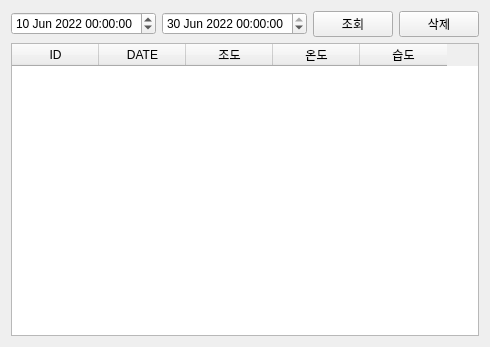
<?xml version="1.0" encoding="UTF-8"?>
<ui version="4.0">
 <class>Tab6DataBase</class>
 <widget class="QWidget" name="Tab6DataBase">
  <property name="geometry">
   <rect>
    <x>0</x>
    <y>0</y>
    <width>461</width>
    <height>347</height>
   </rect>
  </property>
  <property name="windowTitle">
   <string>Form</string>
  </property>
  <layout class="QVBoxLayout" name="verticalLayout">
   <item>
    <layout class="QHBoxLayout" name="horizontalLayout">
     <item>
      <widget class="QDateTimeEdit" name="pDateTimeEditFrom">
       <property name="dateTime">
        <datetime>
         <hour>0</hour>
         <minute>0</minute>
         <second>0</second>
         <year>2022</year>
         <month>6</month>
         <day>10</day>
        </datetime>
       </property>
      </widget>
     </item>
     <item>
      <widget class="QDateTimeEdit" name="pDateTimeEditTo">
       <property name="dateTime">
        <datetime>
         <hour>0</hour>
         <minute>0</minute>
         <second>0</second>
         <year>2022</year>
         <month>6</month>
         <day>30</day>
        </datetime>
       </property>
      </widget>
     </item>
     <item>
      <widget class="QPushButton" name="pPBSearch">
       <property name="text">
        <string>조회</string>
       </property>
      </widget>
     </item>
     <item>
      <widget class="QPushButton" name="pPBDelete">
       <property name="text">
        <string>삭제</string>
       </property>
      </widget>
     </item>
    </layout>
   </item>
   <item>
    <layout class="QHBoxLayout" name="horizontalLayout_2">
     <item>
      <widget class="QTableWidget" name="pTablewidget">
       <attribute name="horizontalHeaderDefaultSectionSize">
        <number>87</number>
       </attribute>
       <column>
        <property name="text">
         <string>ID</string>
        </property>
       </column>
       <column>
        <property name="text">
         <string>DATE</string>
        </property>
       </column>
       <column>
        <property name="text">
         <string>조도</string>
        </property>
       </column>
       <column>
        <property name="text">
         <string>온도</string>
        </property>
       </column>
       <column>
        <property name="text">
         <string>습도</string>
        </property>
       </column>
      </widget>
     </item>
    </layout>
   </item>
  </layout>
 </widget>
 <resources/>
 <connections/>
</ui>
